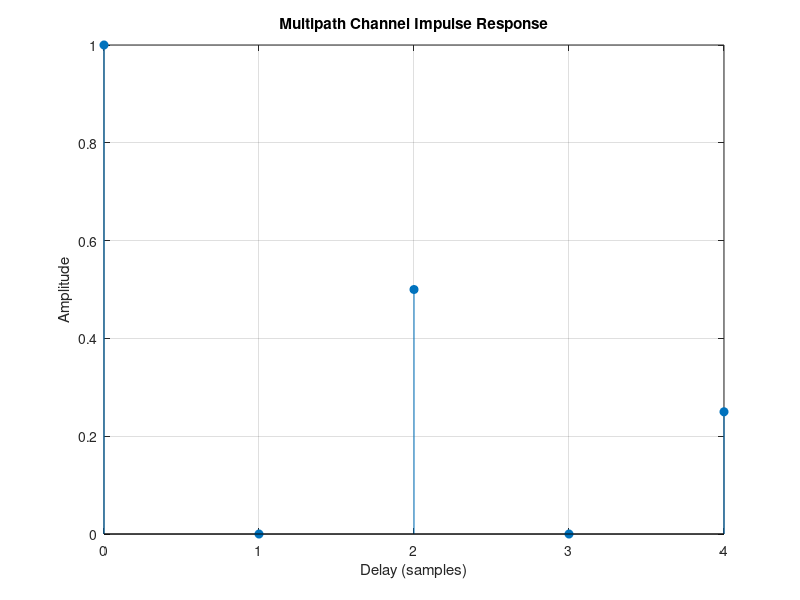
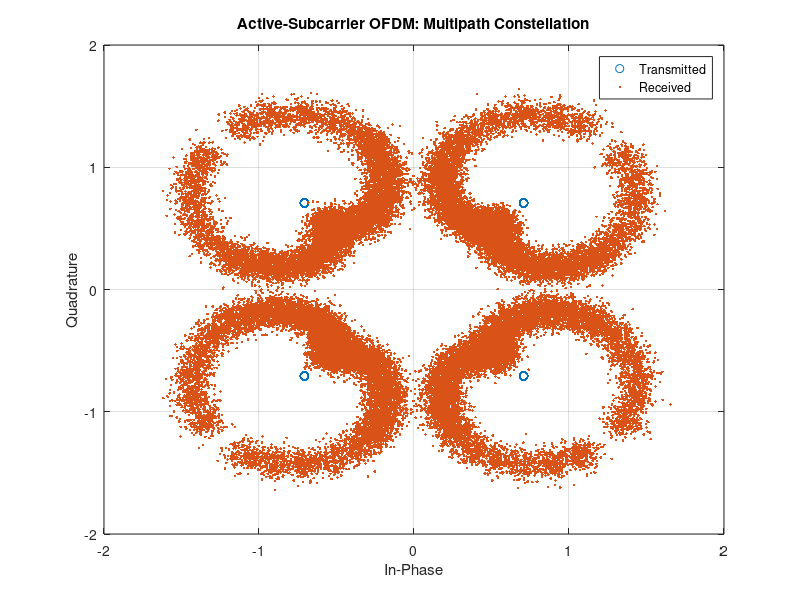
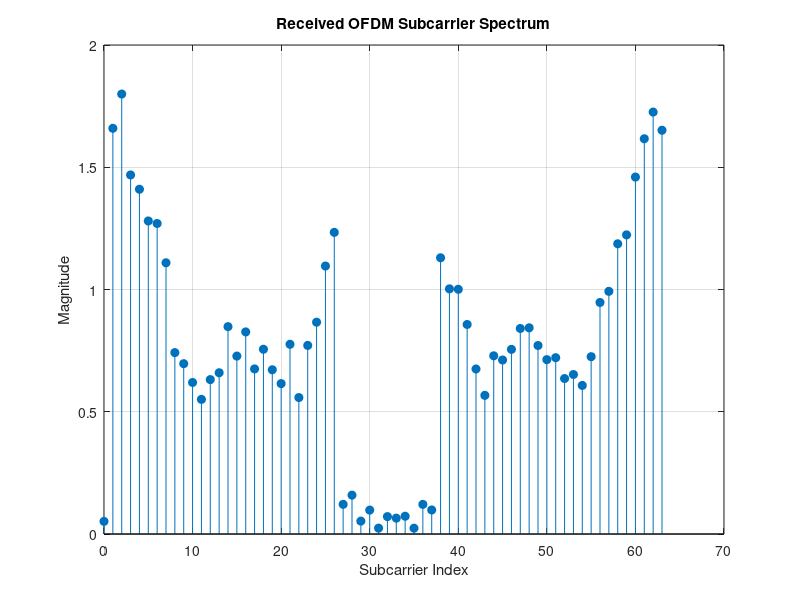

Write the MATLAB code that produced these figures, in order.
%% STEP 19.3 - ACTIVE-SUBCARRIER OFDM WITH MULTIPATH

clc;
clear;
close all;

fprintf('\n');
fprintf('============================================\n');
fprintf(' STEP 19.3: ACTIVE-SUBCARRIER OFDM + MULTIPATH\n');
fprintf('============================================\n');

%% System Parameters

Nfft = 64;
cpLength = 16;

M = 4;
bitsPerSymbol = log2(M);

numOFDMSymbols = 1000;

snrTest = 20;

%% Active Subcarriers

activeSubcarriers = [-26:-1 1:26];

activeIndices = mod(activeSubcarriers,Nfft) + 1;

numActiveSubcarriers = length(activeIndices);

%% Multipath Channel

pathDelays = [0 2 4];
pathGains  = [1.00 0.50 0.25];

channelImpulseResponse = ...
    zeros(max(pathDelays)+1,1);

for p = 1:length(pathDelays)

    channelImpulseResponse( ...
        pathDelays(p)+1) = pathGains(p);

end

%% Generate Data

numQPSKSymbols = ...
    numActiveSubcarriers * numOFDMSymbols;

numBits = ...
    numQPSKSymbols * bitsPerSymbol;

rng(800);

txBits = randi([0 1],numBits,1);

txSymbolIndices = ...
    bi2de( ...
    reshape(txBits,bitsPerSymbol,[]).', ...
    'left-msb');

txQPSK = ...
    pskmod(txSymbolIndices,M,pi/4);

%% Frequency-Domain OFDM Grid

txGrid = zeros(Nfft,numOFDMSymbols);

txGrid(activeIndices,:) = ...
    reshape( ...
    txQPSK, ...
    numActiveSubcarriers, ...
    numOFDMSymbols);

%% IFFT

txIFFT = ...
    ifft(txGrid,Nfft,1);

%% Add Cyclic Prefix

txWithCP = [
    txIFFT(end-cpLength+1:end,:);
    txIFFT
];

%% Serialize

txFrame = txWithCP(:);

%% Multipath Channel

rxMultipath = ...
    filter( ...
    channelImpulseResponse, ...
    1, ...
    txFrame);

%% AWGN

rxFrame = ...
    awgn( ...
    rxMultipath, ...
    snrTest, ...
    'measured');

%% Receiver Reshaping

rxMatrix = ...
    reshape( ...
    rxFrame, ...
    Nfft+cpLength, ...
    numOFDMSymbols);

%% Remove Cyclic Prefix

rxNoCP = ...
    rxMatrix(cpLength+1:end,:);

%% FFT

rxFFT = ...
    fft(rxNoCP,Nfft,1);

%% Extract Active Subcarriers

rxActiveData = ...
    rxFFT(activeIndices,:);

rxQPSK = ...
    rxActiveData(:);

%% QPSK Demodulation

rxSymbolIndices = ...
    pskdemod( ...
    rxQPSK, ...
    M, ...
    pi/4);

rxBitsMatrix = ...
    de2bi( ...
    rxSymbolIndices, ...
    bitsPerSymbol, ...
    'left-msb');

rxBits = ...
    reshape( ...
    rxBitsMatrix.', ...
    [],1);

%% BER

bitErrors = ...
    sum(txBits ~= rxBits);

BER = ...
    bitErrors / numBits;

%% Results

fprintf('\n===== SYSTEM CONFIGURATION =====\n');

fprintf('FFT Size                  : %d\n',Nfft);

fprintf('Cyclic Prefix             : %d samples\n',cpLength);

fprintf('Total Subcarriers         : %d\n',Nfft);

fprintf('Active Subcarriers        : %d\n', ...
    numActiveSubcarriers);

fprintf('Unused Subcarriers        : %d\n', ...
    Nfft-numActiveSubcarriers);

fprintf('Modulation                : QPSK\n');

fprintf('OFDM Symbols              : %d\n', ...
    numOFDMSymbols);

fprintf('Test SNR                  : %d dB\n', ...
    snrTest);

fprintf('\n===== MULTIPATH CHANNEL =====\n');

fprintf('Path Delays               : ');

fprintf('%d ',pathDelays);

fprintf('samples\n');

fprintf('Path Gains                : ');

fprintf('%.2f ',pathGains);

fprintf('\n');

fprintf('\n===== BER RESULT =====\n');

fprintf('Bit Errors                : %d\n', ...
    bitErrors);

fprintf('Total Bits                : %d\n', ...
    numBits);

fprintf('BER                       : %.8f\n', ...
    BER);

%% Channel Impulse Response

figure;

stem( ...
    0:length(channelImpulseResponse)-1, ...
    channelImpulseResponse, ...
    'filled');

grid on;

xlabel('Delay (samples)');

ylabel('Amplitude');

title('Multipath Channel Impulse Response');

fprintf('\nChannel impulse response graph generated successfully.\n');

%% Received Constellation

figure;

plot( ...
    real(txQPSK), ...
    imag(txQPSK), ...
    'o');

hold on;

plot( ...
    real(rxQPSK), ...
    imag(rxQPSK), ...
    '.');

grid on;

xlabel('In-Phase');

ylabel('Quadrature');

title('Active-Subcarrier OFDM: Multipath Constellation');

legend( ...
    'Transmitted', ...
    'Received');

fprintf('Constellation graph generated successfully.\n');

%% Active Subcarrier Spectrum

figure;

stem( ...
    0:Nfft-1, ...
    abs(rxFFT(:,1)), ...
    'filled');

grid on;

xlabel('Subcarrier Index');

ylabel('Magnitude');

title('Received OFDM Subcarrier Spectrum');

fprintf('Received subcarrier spectrum generated successfully.\n');

fprintf('\nSTEP 19.3 completed successfully.\n');
